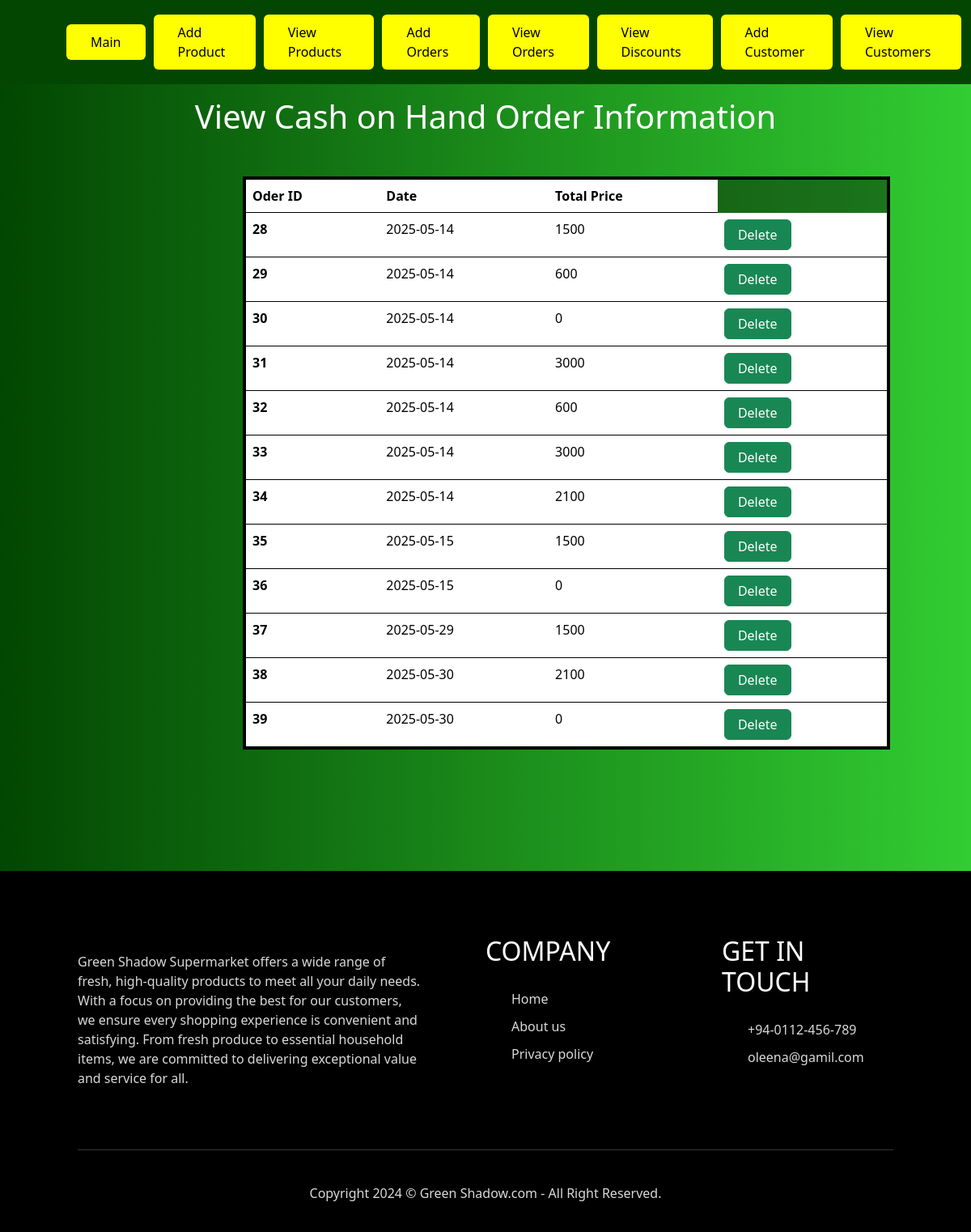
Page /Order/ViewOrder.php on the committed database.
### tables this page shows
CREATE TABLE `orders` (
  `order_ID` int(255) NOT NULL,
  `date` date NOT NULL,
  `total_price` int(100) NOT NULL,
  `customer_ID` int(255) NOT NULL,
  `s_ID` int(255) NOT NULL,
  `discounts_ID` int(255) NOT NULL
);

### Order/ViewOrder.php (the view, shortened to what this page needs)
<?php
include "../connection.php";
?>
<!DOCTYPE html>
<html lang="en">
<head>
    <link href="https://cdn.jsdelivr.net/npm/bootstrap@5.3.3/dist/css/bootstrap.min.css" rel="stylesheet"
>
        <link rel="stylesheet" href="order.css">
</head>
<body>
<?php
        include "NavBar.php";
?>
<div class="my-3">
        <h1 class="text-center">View Cash on Hand Order Information</h1>
    </div>
        <div class="mt-4 col-xl-8">
        <table class="table" id="table">
                <thead>
                    <tr>
                        <th scope="col">Oder ID</th>
                        <th scope="col">Date</th>
                        <th scope="col">Total Price</th>
                    </tr>
                </thead>
                <tbody>
                    <tr>
                        <?php
                            $fetch="SELECT* FROM `orders`";
                            $result=$con->query($fetch);
                            if($result->num_rows > 0) {
                                while($row = $result->fetch_assoc()) {
                                    $order_ID=$row["order_ID"];
                                    $date=$row["date"];
                                    $Total_price=$row["total_price"];
                        ?>
                        <th><?php echo $order_ID;?></th>
                        <td><?php echo $date;?></td>
                        <td><?php echo $Total_price;?></td>
                        <td>
                            <button class="btn btn-success px-3"><a href="DeleteOrder1.php?ID=<?php echo $order_ID;?>" style="text-decoration:none; color:white;">Delete</a></button>
                        </td>
                    </tr>
                    <?php }}?>
                </tbody>
            </table>
        </div>
        <?php
        include "../Footer.php";
        ?>
</body>
</html>

### Order/NavBar.php
<?php
echo"
    <div class='container-fluid p-0'>
       <nav class='navbar navbar-expand-lg navbar-light '>
            <div class='container-fluid'>
                <button class='navbar-toggler' type='button' data-bs-toggle='collapse' data-bs-target='#navbarSupportedContent' aria-controls='navbarSupportedContent' aria-expanded='false' aria-label='Toggle navigation'>
                <span class='navbar-toggler-icon'></span>
                </button>
                <div class='collapse navbar-collapse' id='navbarSupportedContent'>
                    <ul class='navbar-nav me-auto mb-2 mb-lg-0' id='navlist'>
                        <li class='nav-item'>
                            <a class='nav-link' href='../Staff/index.php' id='AddProduct'>Main</a>
                        </li>
                        <li class='nav-item'>
                            <a class='nav-link active' aria-current='page' href='../Product/AddProduct1.php' id='AddProduct'>Add Product</a>
                        </li>
                        <li class='nav-item'>
                            <a class='nav-link' href='../Product/ViewProduct.php' id='AddProduct'>View Products</a>
                        </li>
                        <li class='nav-item'>
                            <a class='nav-link' href='AddOrder1.php' id='AddProduct'>Add Orders</a>
                        </li>
                        <li class='nav-item'>
                            <a class='nav-link' href='ViewOrder.php' id='AddProduct'>View Orders</a>
                        </li>
                        <li class='nav-item'>
                            <a class='nav-link' href='../DiscountsAndOffers/ViewDiscountsOfferce.php'' id='AddProduct'>View Discounts</a>
                        </li>
                        <li class='nav-item'>
                            <a class='nav-link' href='../Customer/AddCustomer1.php' id='AddProduct'>Add Customer</a>
                        </li>
                        <li class='nav-item'>
                            <a class='nav-link' href='../Customer/ViewCustomer.php' id='AddProduct'>View Customers</a>
                        </li>
                    </ul>
                </div>
            </div>
    </div>
";
?>

### Footer.php (shortened to what this page needs)
<!DOCTYPE html>
<html lang="en">
<head>
    <link rel="stylesheet" href="Footer.css">
</head>
<body>
<div class='footer' id='footer'>
      <div class="footer-content">
        <div class="footer-content-left">
          <p>Green Shadow Supermarket offers a wide range of fresh, high-quality products to meet all your daily needs. With a focus on providing the best for our customers, we ensure every shopping experience is convenient and satisfying. From fresh produce to essential household items, we are committed to delivering exceptional value and service for all.</p>
        </div>
        <div class="footer-content-center">
          <h2>COMPANY</h2>
          <ul>
            <li>Home</li>
            <li>About us</li>
            <li>Privacy policy</li>
          </ul>
        </div>
        <div class="footer-content-right">
          <h2>GET IN TOUCH</h2>
          <ul>
            <li>+94-0112-456-789</li>
            <li>oleena@gamil.com</li>
          </ul>
        </div>
      </div>
      <hr />
      <p class="footer-copyright">Copyright 2024 © Green Shadow.com - All Right Reserved.</p>
    </div>
</body>
</html>

### Order/order.css (style rules this page uses)
body { background: linear-gradient(to right, #024602, #32cd32); color: white; }
.navbar { background-color: #024602; }
.text-center { color: white; }
#AddProduct { display: block; margin: 10px auto; width: fit-content; background-color: yellow; padding: 10px 30px; border-radius: 6px; text-decoration: none; color: black; transition: background-color 0.5s ease; cursor: pointer; }
#navlist { gap: 10px; margin-left: 70px; }
.mb-2 { display: flex; align-items: center; margin-bottom: 10px; }
#table { margin-left: 300px; margin-top: 50px; border: 4px solid #000; border-radius: 10px; padding: 45px; background-color: rgba(0, 0, 0, 0.4); }

### Order/Footer.css (style rules this page uses)
.footer { color: #D9D9D9; background-color: black; display: flex; flex-direction: column; align-items: center; gap: 20px; padding: 20px 8vw; padding-top: 80px; margin-top: 150px; }
.footer-content { width: 100%; display: grid; grid-template-columns: 2fr 1fr 1fr; gap: 80px; }
.footer-content-left, .footer-content-center, .footer-content-right { display: flex; flex-direction: column; align-items: start; gap: 20px; }
.footer-content-left ul li, .footer-content-center ul li, .footer-content-right ul li { margin-bottom: 10px; list-style: none; }
.footer-content-left h2, .footer-content-center h2, .footer-content-right h2 { color: white; }
.footer li { cursor: pointer; }
.footer hr { width: 100%; height: 2px; margin: 20px 0px; }

### rows in the picture
orders: order_ID "28", date "2025-05-14", total_price "1500"
orders: order_ID "29", date "2025-05-14", total_price "600"
orders: order_ID "30", date "2025-05-14", total_price "0"
orders: order_ID "31", date "2025-05-14", total_price "3000"
orders: order_ID "32", date "2025-05-14", total_price "600"
orders: order_ID "33", date "2025-05-14", total_price "3000"
orders: order_ID "34", date "2025-05-14", total_price "2100"
orders: order_ID "35", date "2025-05-15", total_price "1500"
orders: order_ID "36", date "2025-05-15", total_price "0"
orders: order_ID "37", date "2025-05-29", total_price "1500"
orders: order_ID "38", date "2025-05-30", total_price "2100"
orders: order_ID "39", date "2025-05-30", total_price "0"
